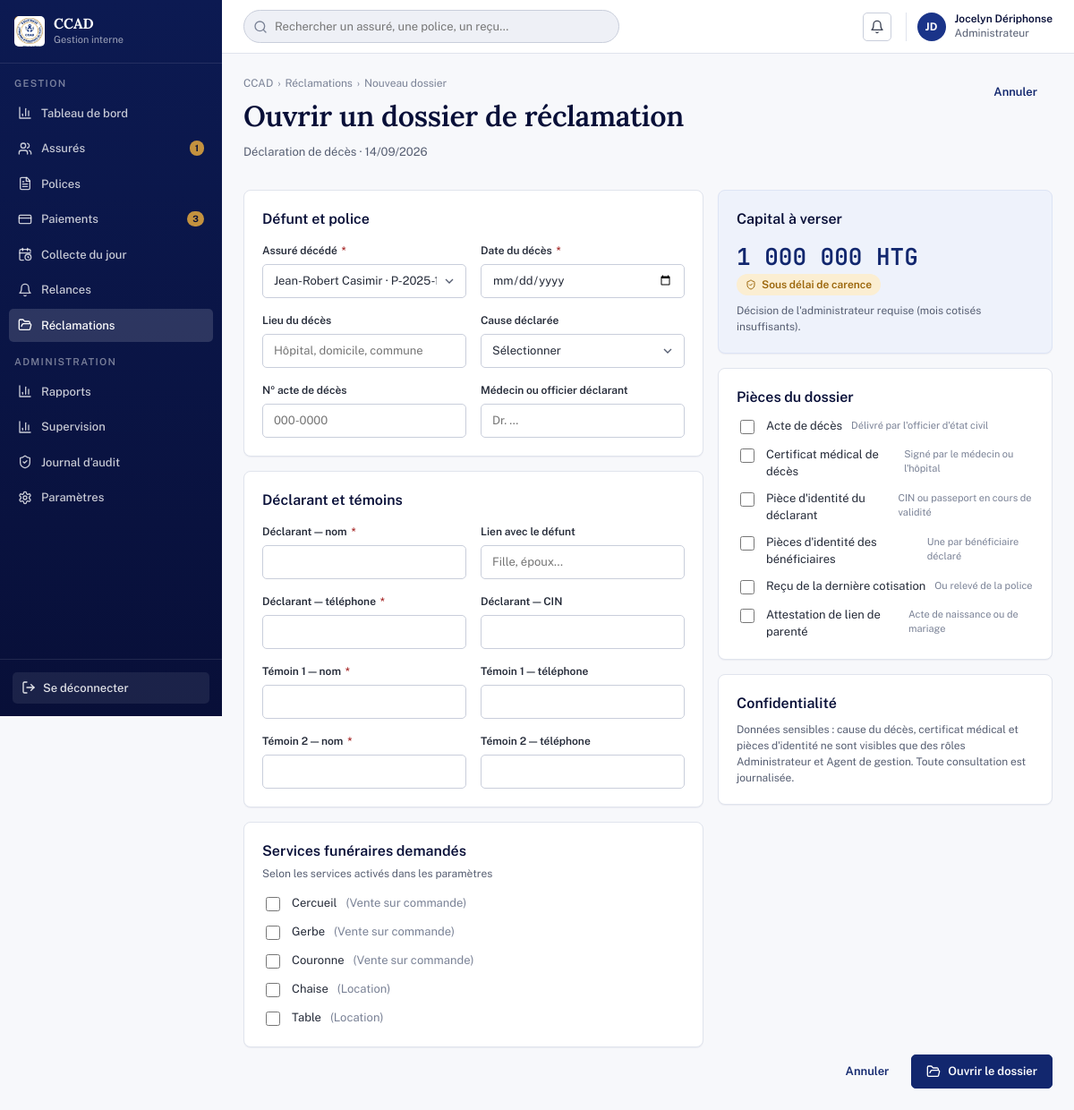
The page /reclamation_nouveau.php (signed in) on the database its author committed.
### tables this page shows
CREATE TABLE services (
  id            INT UNSIGNED AUTO_INCREMENT PRIMARY KEY,
  nom           VARCHAR(80) NOT NULL,
  mode          ENUM('Vente sur commande','Location') NOT NULL DEFAULT 'Vente sur commande',
  actif         TINYINT(1) NOT NULL DEFAULT 1
);

CREATE TABLE polices (
  id                    INT UNSIGNED AUTO_INCREMENT PRIMARY KEY,
  numero                VARCHAR(20) NOT NULL UNIQUE,
  assure_id             INT UNSIGNED NOT NULL,
  formule_id            INT UNSIGNED NOT NULL,
  plan_id               INT UNSIGNED NOT NULL,
  prime                 DECIMAL(12,2) NOT NULL,
  capital               DECIMAL(14,2) NOT NULL,
  devise                ENUM('HTG','USD') NOT NULL DEFAULT 'HTG',
  frais_inscription     DECIMAL(12,2) NOT NULL DEFAULT 0,
  mode_paiement         ENUM('moncash','especes','virement','cheque') NOT NULL DEFAULT 'moncash',
  moncash_numero        VARCHAR(30) DEFAULT NULL,
  zone_collecte         VARCHAR(80) DEFAULT NULL,
  date_adhesion         DATE NOT NULL,
  jour_echeance         TINYINT UNSIGNED NOT NULL DEFAULT 1,
   
  chef_famille          VARCHAR(150) DEFAULT NULL,
  situation_foyer       VARCHAR(40) DEFAULT NULL,
  personne_urgence      VARCHAR(150) DEFAULT NULL,
  telephone_urgence     VARCHAR(30) DEFAULT NULL,
  lieu_inhumation_prevu VARCHAR(150) DEFAULT NULL,
  caveau                VARCHAR(150) DEFAULT NULL,
  statut                ENUM('Active','En retard','En attente','Suspendue','Résiliée') NOT NULL DEFAULT 'En attente',
  cree_le               DATETIME NOT NULL DEFAULT CURRENT_TIMESTAMP,
  resilie_le            DATETIME DEFAULT NULL,
  FOREIGN KEY (assure_id) REFERENCES assures(id),
  FOREIGN KEY (formule_id) REFERENCES formules(id),
  FOREIGN KEY (plan_id) REFERENCES plans(id)
);

CREATE TABLE reglages_organisation (
  id              TINYINT UNSIGNED PRIMARY KEY DEFAULT 1,
  nom             VARCHAR(200) NOT NULL,
  nif             VARCHAR(30) DEFAULT NULL,
  adresse         VARCHAR(255) DEFAULT NULL,
  telephone       VARCHAR(80) DEFAULT NULL,
  email           VARCHAR(150) DEFAULT NULL,
  site            VARCHAR(150) DEFAULT NULL,
  slogan          VARCHAR(255) DEFAULT NULL,
  frais_inscription DECIMAL(12,2) NOT NULL DEFAULT 1000,
  devise          ENUM('HTG','USD') NOT NULL DEFAULT 'HTG',
  CONSTRAINT chk_org_single_row CHECK (id = 1)
);

### config/db.php (called while the page is built, shortened)
<?php
function db(): PDO
{
    static $pdo = null;
    if ($pdo === null) {
        $dsn = 'mysql:host=' . DB_HOST . ';dbname=' . DB_NAME . ';charset=' . DB_CHARSET;
        $pdo = new PDO($dsn, DB_USER, DB_PASS, [
            PDO::ATTR_ERRMODE => PDO::ERRMODE_EXCEPTION,
            PDO::ATTR_DEFAULT_FETCH_MODE => PDO::FETCH_ASSOC,
            PDO::ATTR_EMULATE_PREPARES => false,
        ]);
    }
    return $pdo;
}

### reclamation_nouveau.php (the view, shortened to what this page needs)
<?php
require_once __DIR__ . '/includes/functions.php';
$pdo = db();
$devise = organisation()['devise'] ?? 'HTG';
$r = regles();
$eligMois = (int) $r['eligibilite_mois'];
$polices = $pdo->query("
  SELECT p.id, p.numero, p.capital, p.assure_id, a.prenom, a.nom,
         TIMESTAMPDIFF(MONTH, p.date_adhesion, CURDATE()) AS mois
  FROM polices p JOIN assures a ON a.id=p.assure_id WHERE p.statut != 'Résiliée' ORDER BY a.nom
")->fetchAll();
$services = $pdo->query('SELECT * FROM services WHERE actif=1')->fetchAll();
$piecesType = [
    ["Acte de décès", "Délivré par l'officier d'état civil"],
    ["Certificat médical de décès", "Signé par le médecin ou l'hôpital"],
    ["Pièce d'identité du déclarant", "CIN ou passeport en cours de validité"],
    ["Pièces d'identité des bénéficiaires", "Une par bénéficiaire déclaré"],
    ["Reçu de la dernière cotisation", "Ou relevé de la police"],
    ["Attestation de lien de parenté", "Acte de naissance ou de mariage"],
];
$selectedNumero = $_GET['numero'] ?? ($polices[0]['numero'] ?? '');
require __DIR__ . '/includes/layout_start.php';
$selPolice = null;
foreach ($polices as $pl) { if ($pl['numero'] === $selectedNumero) { $selPolice = $pl; break; } }
$selPolice = $selPolice ?: ($polices[0] ?? null);
$eligible = $selPolice && $selPolice['mois'] >= $eligMois;
?>
<div class="page-header">
  <div>
    <div class="page-header__breadcrumbs"><span>CCAD</span><span>Réclamations</span><span>Nouveau dossier</span></div>
    <h1 class="page-header__title">Ouvrir un dossier de réclamation</h1>
    <div class="page-header__meta">Déclaration de décès · <?= date('d/m/Y') ?></div>
  </div>
  <div class="page-header__actions"><a class="btn btn--ghost" href="reclamations.php">Annuler</a></div>
</div>
<form method="post">
<div class="form-row">
  <div class="form-col">
    <div class="card">
      <div class="card__title" style="margin-bottom:14px">Défunt et police</div>
      <div class="form-grid">
        <div class="field"><label class="field__label">Assuré décédé <span class="req">*</span></label>
          <select class="input" name="police_id" id="policeSelect" required onchange="ccadUpdateCapital()">
            <?php foreach ($polices as $pl): ?><option value="<?= $pl['id'] ?>" data-capital="<?= $pl['capital'] ?>" data-mois="<?= $pl['mois'] ?>" <?= $pl['numero']===$selectedNumero?'selected':'' ?>><?= h($pl['prenom'] . ' ' . $pl['nom']) ?> · <?= h($pl['numero']) ?></option><?php endforeach; ?>
          </select>
        </div>
        <div class="field"><label class="field__label">Date du décès <span class="req">*</span></label><input class="input" type="date" name="date_deces" required></div>
        <div class="field"><label class="field__label">Lieu du décès</label><input class="input" name="lieu_deces" placeholder="Hôpital, domicile, commune"></div>
        <div class="field"><label class="field__label">Cause déclarée</label><select class="input" name="cause">
          <option value="">Sélectionner</option><option value="maladie">Maladie</option><option value="accident">Accident</option>
        </select></div>
        <div class="field"><label class="field__label">Nº acte de décès</label><input class="input" name="numero_acte" placeholder="000-0000"></div>
        <div class="field"><label class="field__label">Médecin ou officier déclarant</label><input class="input" name="medecin" placeholder="Dr. …"></div>
      </div>
    </div>
    <div class="card">
      <div class="card__title" style="margin-bottom:14px">Déclarant et témoins</div>
      <div class="form-grid">
        <div class="field"><label class="field__label">Déclarant — nom <span class="req">*</span></label><input class="input" name="declarant_nom" required></div>
        <div class="field"><label class="field__label">Lien avec le défunt</label><input class="input" name="declarant_lien" placeholder="Fille, époux…"></div>
        <div class="field"><label class="field__label">Déclarant — téléphone <span class="req">*</span></label><input class="input" name="declarant_telephone" required></div>
        <div class="field"><label class="field__label">Déclarant — CIN</label><input class="input" name="declarant_cin"></div>
        <div class="field"><label class="field__label">Témoin 1 — nom <span class="req">*</span></label><input class="input" name="temoin1_nom" required></div>
        <div class="field"><label class="field__label">Témoin 1 — téléphone</label><input class="input" name="temoin1_telephone"></div>
        <div class="field"><label class="field__label">Témoin 2 — nom <span class="req">*</span></label><input class="input" name="temoin2_nom" required></div>
        <div class="field"><label class="field__label">Témoin 2 — téléphone</label><input class="input" name="temoin2_telephone"></div>
      </div>
    </div>
    <div class="card">
      <div class="card__title" style="margin-bottom:4px">Services funéraires demandés</div>
      <div class="card__subtitle" style="margin-bottom:14px">Selon les services activés dans les paramètres</div>
      <div class="stack stack--sm">
        <?php foreach ($services as $s): ?>
        <label class="checkbox"><input type="checkbox" name="service[]" value="<?= $s['id'] ?>"><?= h($s['nom']) ?> <span class="text-faint">(<?= h($s['mode']) ?>)</span></label>
        <?php endforeach; ?>
      </div>
    </div>
  </div>
  <div class="form-col form-col--side">
    <div class="card card--brand">
      <div class="card__title" style="margin-bottom:10px">Capital à verser</div>
      <div id="capitalDisplay" style="font-family:var(--font-numeric);font-size:26px;font-weight:600;color:var(--navy-700)"><?= fmt_money($selPolice['capital'] ?? 0, $devise) ?></div>
      <span class="badge badge--<?= $eligible ? 'success' : 'warning' ?>" id="eligBadge"><?= icon('shield-check',12) ?> <?= $eligible ? 'Éligible' : 'Sous délai de carence' ?></span>
      <div class="text-muted" style="font-size:12px;margin-top:8px" id="eligNote"><?= $eligible ? "Délai de $eligMois mois atteint — capital versable aux bénéficiaires." : 'Décision de l\'administrateur requise (mois cotisés insuffisants).' ?></div>
    </div>
    <div class="card">
      <div class="card__title" style="margin-bottom:10px">Pièces du dossier</div>
      <div class="stack stack--sm">
        <?php foreach ($piecesType as $i => [$nom, $detail]): ?>
        <label class="checkbox"><input type="checkbox" name="piece[<?= $i ?>]" value="1"><?= h($nom) ?><span class="checkbox__desc"><?= h($detail) ?></span></label>
        <?php endforeach; ?>
      </div>
    </div>
    <div class="card">
      <div class="card__title" style="margin-bottom:8px">Confidentialité</div>
      <div class="text-muted" style="font-size:12px">Données sensibles : cause du décès, certificat médical et pièces d'identité ne sont visibles que des rôles Administrateur et Agent de gestion. Toute consultation est journalisée.</div>
    </div>
  </div>
</div>
<div class="cluster" style="justify-content:flex-end;margin-top:8px">
  <a class="btn btn--ghost" href="reclamations.php">Annuler</a>
  <button class="btn btn--primary" type="submit"><?= icon('folder-open',16) ?> Ouvrir le dossier</button>
</div>
</form>
<?php require __DIR__ . '/includes/layout_end.php'; ?>

### assets/css/tokens.css (style rules this page uses)
:root { --navy-050:#eef2fb; --navy-100:#dde4f5; --navy-200:#bbc8e9; --navy-300:#8298d6; --navy-400:#4c68bd; --navy-500:#2846a6; --navy-600:#1a3489; --navy-700:#12276e; --navy-800:#0c1a52; --navy-900:#080f38; --gold-100:#faf1de; --gold-200:#f2e0bf; --gold-300:#e6c692; --gold-400:#d7ab61; --gold-500:#c4923f; --gold-600:#9c7024; --gold-700:#7d5717; --grey-050:#f7f8fb; --grey-100:#eef0f6; --grey-200:#e0e4ed; --grey-300:#c9cedb; --grey-400:#a3aab9; --grey-500:#7a8296; --grey-600:#565e72; --grey-700:#3a4152; --grey-800:#242a38; --grey-900:#141821; --green-100:#dff2e8; --green-500:#248257; --green-600:#1c6b46; --red-100:#fbe1e1; --red-500:#c62c2c; --red-600:#a32020; --amber-100:#fbeed2; --amber-500:#c08009; --amber-600:#9a6408; --info-100:#dceefa; --info-500:#2277ad; --info-600:#1a5c8a; --white:#ffffff; --brand-primary:var(--navy-700); --brand-primary-hover:var(--navy-800); --brand-primary-active:var(--navy-900); --brand-accent:var(--gold-500); --brand-accent-hover:var(--gold-600); --surface-page:var(--grey-050); --surface-card:var(--white); --surface-sunken:var(--grey-100); --surface-brand:var(--navy-700); --surface-brand-soft:var(--navy-050); --surface-accent-soft:var(--gold-100); --text-heading:var(--navy-900); --text-body:var(--grey-800); --text-muted:var(--grey-600); --text-faint:var(--grey-500); --text-on-brand:var(--white); --text-on-accent:var(--navy-900); --text-link:var(--navy-600); --text-link-hover:var(--navy-800); --border-subtle:var(--grey-200); --border-default:var(--grey-300); --border-strong:var(--grey-400); --border-brand:var(--navy-600); --border-focus:var(--navy-500); --status-success-bg:var(--green-100); --status-success-fg:var(--green-600); --status-danger-bg:var(--red-100); --status-danger-fg:var(--red-600); --status-warning-bg:var(--amber-100); --status-warning-fg:var(--amber-600); --status-info-bg:var(--info-100); --status-info-fg:var(--info-600); --status-neutral-bg:var(--grey-100); --status-neutral-fg:var(--grey-600); --overlay-scrim:rgba(8,15,56,.48); --focus-ring:0 0 0 3px rgba(40,70,166,.28); --font-sans:"Public Sans",system-ui,-apple-system,"Segoe UI",sans-serif; --font-serif:"Lora",Georgia,"Times New Roman",serif; --font-mono:"JetBrains Mono",ui-monospace,"SFMono-Regular",Menlo,monospace; --font-body:var(--font-sans); --font-display:var(--font-serif); --font-numeric:var(--font-mono); --fs-micro:11px; --fs-caption:12px; --fs-body-sm:13px; --fs-body:14px; --fs-body-lg:16px; --fs-h4:16px; --fs-h3:19px; --fs-h2:24px; --fs-h1:32px; --fs-display:44px; --fw-light:300; --fw-regular:400; --fw-medium:500; --fw-semibold:600; --fw-bold:700; --fw-extrabold:800; --lh-tight:1.15; --lh-snug:1.3; --lh-normal:1.5; --lh-loose:1.65; --ls-display:-0.02em; --ls-heading:-0.01em; --ls-body:0; --ls-label:0.02em; --ls-eyebrow:0.12em; --space-0:0; --space-1:2px; --space-2:4px; --space-3:6px; --space-4:8px; --space-5:12px; --space-6:16px; --space-7:20px; --space-8:24px; --space-9:32px; --space-10:40px; --space-11:48px; --space-12:64px; --space-13:80px; --gutter-field:12px; --gutter-card:20px; --gutter-section:32px; --page-pad:24px; --radius-none:0; --radius-xs:3px; --radius-sm:5px; --radius-md:8px; --radius-lg:12px; --radius-xl:16px; --radius-pill:999px; --radius-circle:50%; --radius-control:var(--radius-sm); --radius-card:var(--radius-md); --radius-badge:var(--radius-pill); --radius-modal:var(--radius-lg); --shadow-none:none; --shadow-xs:0 1px 1px rgba(12,26,82,.05); --shadow-sm:0 1px 2px rgba(12,26,82,.07),0 1px 3px rgba(12,26,82,.05); --shadow-md:0 2px 4px rgba(12,26,82,.06),0 6px 14px rgba(12,26,82,.08); --shadow-lg:0 10px 28px rgba(12,26,82,.14); --shadow-inset:inset 0 1px 2px rgba(12,26,82,.08); --dur-instant:80ms; --dur-fast:140ms; --dur-base:200ms; --dur-slow:320ms; --ease-standard:cubic-bezier(.2,0,.2,1); --ease-out:cubic-bezier(0,0,.2,1); --ease-in:cubic-bezier(.4,0,1,1); --transition-control:background-color var(--dur-fast) var(--ease-standard),border-color var(--dur-fast) var(--ease-standard),color var(--dur-fast) var(--ease-standard),box-shadow var(--dur-fast) var(--ease-standard); --sidebar-w:248px; --sidebar-w-collapsed:64px; --topbar-h:60px; --content-max:1280px; --form-col:520px; --control-h-sm:30px; --control-h-md:38px; --control-h-lg:46px; }

### rows shown on the page
services: nom "Cercueil", mode "Vente sur commande"
services: nom "Gerbe", mode "Vente sur commande"
services: nom "Couronne", mode "Vente sur commande"
services: nom "Chaise", mode "Location"
services: nom "Table", mode "Location"
polices: capital.devise "1 000 000 HTG"

### other values the page prints
APP_NAME "CCAD"
APP_SUBTITLE "Gestion interne"
$label "Tableau de bord Assurés Polices Paiements Collecte du jour Relances Réclamations Rapports Supervision Journal d’audit Paramètres"
$badge "1 3"
$user['nom_complet'] "Jocelyn Dériphonse"
$user['role'] "Administrateur"
$nom "Acte de décès"
$detail "Délivré par l'officier d'état civil"
$nom "Certificat médical de décès"
$detail "Signé par le médecin ou l'hôpital"
$nom "Pièce d'identité du déclarant"
$detail "CIN ou passeport en cours de validité"
$nom "Pièces d'identité des bénéficiaires"
$detail "Une par bénéficiaire déclaré"
$nom "Reçu de la dernière cotisation"
